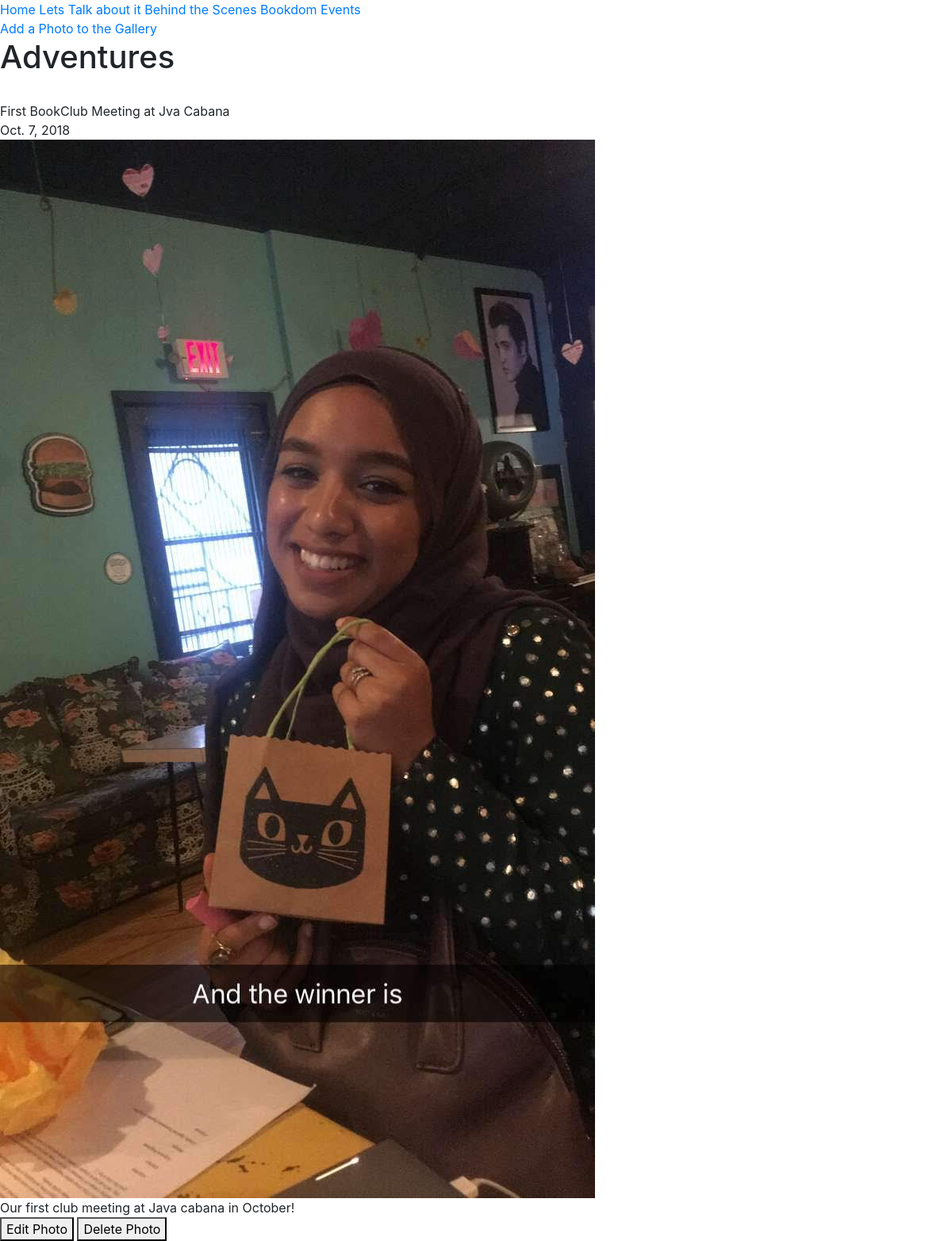
/listPhotos/, run on an earlier commit of the app's database.
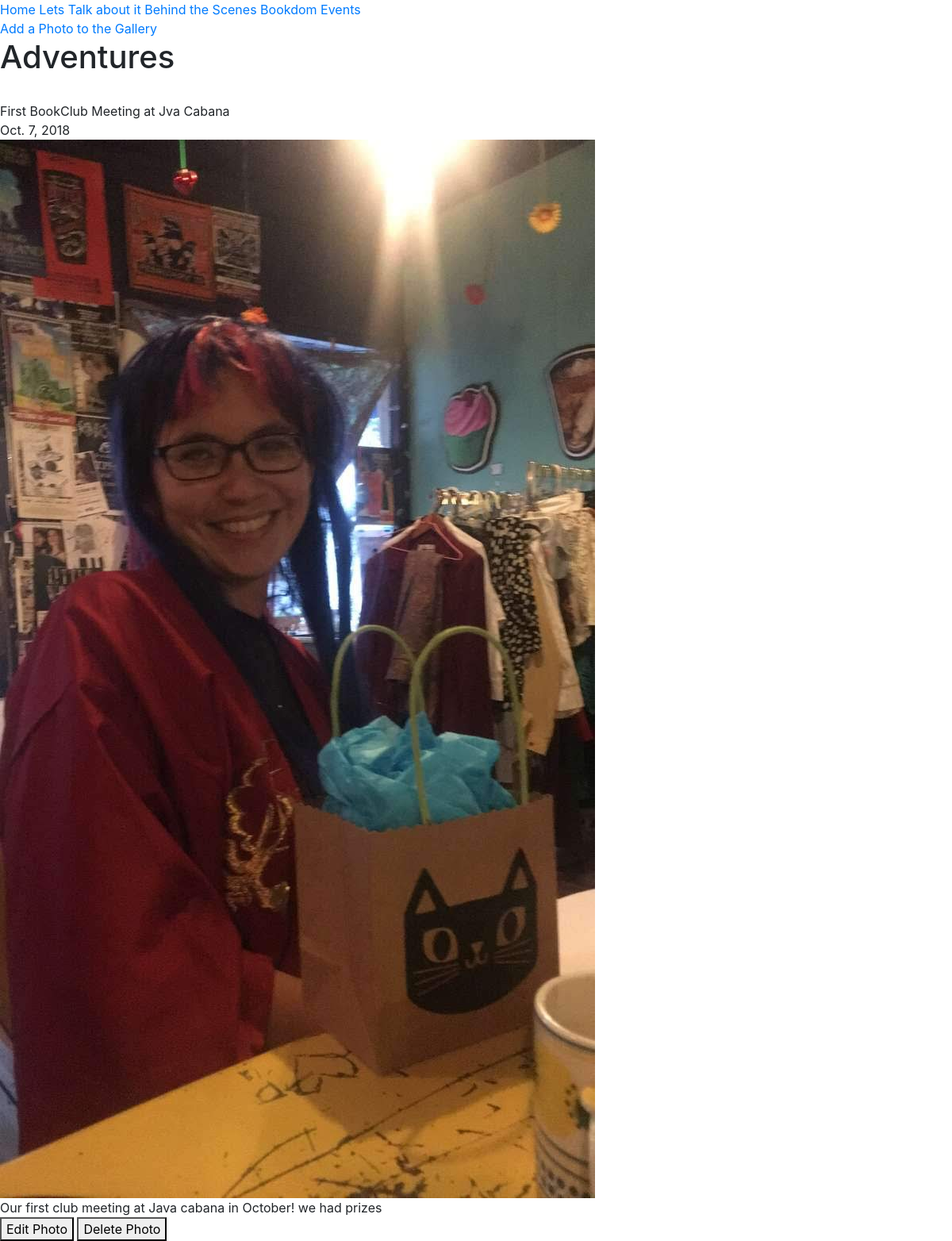
And on a later commit of the database.
### passionApp/models.py (models this page shows)
class GalleryEntryModel(models.Model):
    event = models.CharField(max_length=200, blank=True, default="")
    image = models.FileField(upload_to='images', blank=False)
    imageDetails = models.TextField(max_length=400, blank=True)
    date = models.DateField(blank=True)

### passionApp/views.py (the view)
# urls.py: path('listPhotos/', views.listPhotos, name='listPhotos'),
def listPhotos(request):
    photos = GalleryEntryModel.objects.all()
    context = {
        "allPhotos": photos
    }
    return render(request, "passionApp/gallery.html", context)

### passionApp/templates/passionApp/gallery.html
{% extends 'passionApp/base.html' %}
{% block content %}
<h1>Adventures</h1>
{% for eachPhoto in allPhotos %}
<br>
{{ eachPhoto.event }}
<br>
{{ eachPhoto.date }}
<br>
<img src="{{ eachPhoto.image.url }}">
<br>
{{ eachPhoto.imageDetails }}
<br>
<a href="{% url 'editPhoto' eachPhoto.id %}"><button>Edit Photo</button></a>
<a href="{% url 'deletePhoto' eachPhoto.id %}"><button>Delete Photo</button></a>
{% endfor %}
{% endblock content %}
{% block addPost %}
<a href="{% url 'addPhoto' %}">Add a Photo to the Gallery</a>
{% endblock addPost %}

What changed in the data, as far as the page shows it:
changed GalleryEntryModel "First BookClub Meeting at Jva Cabana": image: a different picture; imageDetails "Our first club meeting at Java cabana in October!" → "Our first club meeting at Java cabana in October! we had prizes"
